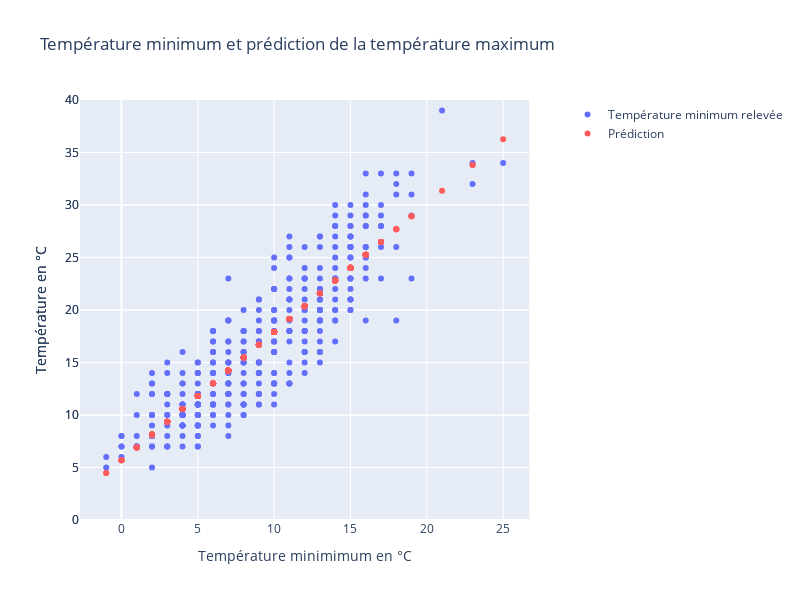

The notebook cell this image was saved under:
### Markdown cell above
## Scatterplot 1
- X-axis : MIN temperature
- Y-axis : MAX temperatures in blue dots and 'predict2' in red dots.

### Code cell
#Your code here :
trace1 = go.Scatter(
    
    x=df_weather["MIN_TEMPERATURE_C"],
    y=df_weather["MAX_TEMPERATURE_C"],
        mode='markers',
        name = "Température minimum relevée"
)
trace2 = go.Scatter(
    x=df_weather["MIN_TEMPERATURE_C"],
    y=df_weather["predict2"],
    mode='markers',
    marker=dict(color='rgb(254,92,92)'),
    name = "Prédiction"

)

fig = make_subplots(specs=[[{"secondary_y": True}]])
fig.add_trace(trace1)
fig.add_trace(trace2,secondary_y=True)


fig.update_layout(height = 600, width = 800, title = "Température minimum et prédiction de la température maximum")
fig.update_yaxes(range=[0, 40], title="Température en °C", side="left")
fig.update_xaxes(title="Température minimimum en °C")
fig.show()

### Figure 1 — Plotly figure (JSON) as saved in the notebook; plotly's stock layout.template omitted (floating-point values rounded to 4 significant figures; data arrays with more than 128 entries replaced by an {"elided": "..."} marker saying what was removed)
{"data": [{"mode": "markers", "name": "Température minimum relevée", "type": "scatter", "x": {"elided": "365 int values"}, "y": {"elided": "365 int values"}}, {"marker": {"color": "rgb(254,92,92)"}, "mode": "markers", "name": "Prédiction", "type": "scatter", "x": {"elided": "365 int values"}, "xaxis": "x", "y": {"elided": "365 float values"}, "yaxis": "y2"}], "layout": {"height": 600, "title": {"text": "Température minimum et prédiction de la température maximum"}, "width": 800, "xaxis": {"anchor": "y", "domain": [0, 0.94], "title": {"text": "Température minimimum en °C"}}, "yaxis": {"anchor": "x", "domain": [0, 1], "range": [0, 40], "side": "left", "title": {"text": "Température en °C"}}, "yaxis2": {"anchor": "x", "overlaying": "y", "range": [0, 40], "side": "left", "title": {"text": "Température en °C"}}}}
